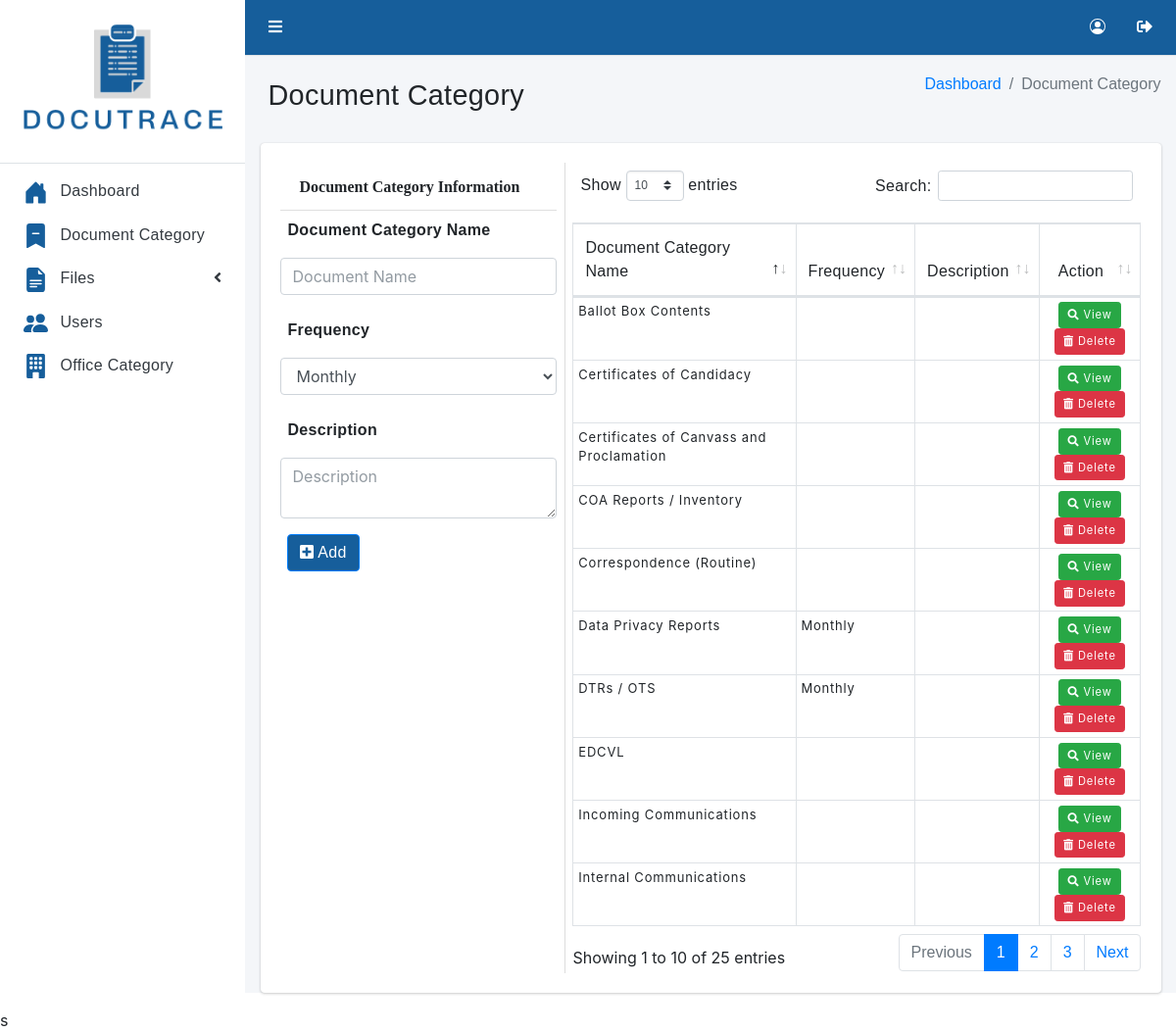
The app's page /admin/category.php (signed in) with its own data.
### tables this page shows
CREATE TABLE DocumentCategory (
  id_num int(50) unsigned ZEROFILL auto_increment,
  DocumentCategoryName varchar(255) NULL,
  Description varchar(255) NULL,
  Frequency enum("Monthly", "Quarterly", "Daily"),
  
  PRIMARY KEY  (id_num)
);

### admin/category.php (the view, shortened to what this page needs)
<?php
   require '../php/centralConnection.php';
   $query ="SELECT * FROM DocumentCategory";
   $result = mysqli_query($connect, $query);
?>
<!DOCTYPE html>
<html lang="en">
<head>
   <link rel="stylesheet" href="../asset/fontawesome/css/all.min.css">
   <link rel="stylesheet" href="../asset/css/adminlte.min.css">
   <link rel="stylesheet" href="../asset/css/style.css">
   <link rel="stylesheet" href="../asset/tables/datatables-bs4/css/dataTables.bootstrap4.min.css">
   <link rel="stylesheet" href="../asset/jquery-confirm.min.css">
</head>
<body class="hold-transition sidebar-mini layout-fixed">
   <div class="wrapper">
      <nav class="main-header navbar navbar-expand navbar-light" style="background-color: rgb(22,94,155)">
         <ul class="navbar-nav">
            <li class="nav-item">
               <a class="nav-link iconsTop" data-widget="pushmenu" href="#" role="button"><i class="fas fa-bars"></i></a>
            </li>
         </ul>
         <ul class="navbar-nav ml-auto">
            <li class="nav-item">
               <a class="nav-link iconsTop" href="#" role="button" style="margin-top: -3%;">
               </a>
            </li>
            <li class="nav-item">
               <a class="nav-link iconsTop" href="../php/logout.php">
                  <i class="fas fa-sign-out-alt"></i>
               </a>
            </li>
         </ul>
      </nav>
      <aside class="main-sidebar sidebar-light-primary">
         <a href="index.php" class="brand-link">
     <img src="../asset/img/DOCUTRACE.png" alt="DOCUTRACE Logo" id="docutraceLogo">
      </a>
      <div class="sidebar">
         <nav class="mt-2">
            <ul class="nav nav-pills nav-sidebar flex-column" data-widget="treeview" role="menu"
               data-accordion="false">
               <li class="nav-item">
                  <a href="index.php" class="nav-link">
                     <p>
                        Dashboard
                     </p>
                  </a>
               </li>
               <li class="nav-item">
                  <a href="category.php" class="nav-link">
                     <svg xmlns="http://www.w3.org/2000/svg" width="25" height="25" fill="rgb(22,94,155)" class="bi bi-bookmark-dash-fill" viewBox="0 0 16 16">
                        <path fill-rule="evenodd" d="M2 15.5V2a2 2 0 0 1 2-2h8a2 2 0 0 1 2 2v13.5a.5.5 0 0 1-.74.439L8 13.069l-5.26 2.87A.5.5 0 0 1 2 15.5zM6 6a.5.5 0 0 0 0 1h4a.5.5 0 0 0 0-1H6z"/>
                      </svg>
                     <p>
                        Document Category
                     </p>
                  </a>
               </li>
               <li class="nav-item">
                     <a href="files.php" class="nav-link">
                        <p>
                           Files
                        </p>
                        <i class="right fas fa-angle-left"></i>
                     </a>
                  </li>
               <li class="nav-item">
                  <a href="users.php" class="nav-link">
                     <p>
                        Users
                     </p>
                  </a>
               </li>
               <li class="nav-item">
                  <a href="settings.php" class="nav-link">
                     <p>
                        Office Category
                     </p>
                  </a>
               </li>
            </ul>
         </nav>
      </div>
   </aside>
      <div class="content-wrapper">
         <div class="content-header">
            <div class="container-fluid">
               <div class="row mb-2">
                  <div class="col-sm-6">
                        <h1 class="m-0">Document Category</h1>
                  </div>
                  <div class="col-sm-6">
                     <ol class="breadcrumb float-sm-right">
                        <li class="breadcrumb-item" style="color: rgb(22,94,155);"><a href="index.php">Dashboard</a></li>
                        <li class="breadcrumb-item active">Document Category</li>
                     </ol>
                  </div>
               </div>
            </div>
         </div>
         <section class="content">
            <div class="container-fluid">
               <div class="card card-info">
                  <form action="../php/addCategory.php" method="post" id="addCategoryForm">
                     <div class="card-body">
                        <div class="row">
                           <div class="col-md-4">
                              <div class="card-header">
                                 <span class="fa"> Document Category Information</span>
                              </div>
                              <div class="row">
                                 <div class="col-md-12">
                                    <div class="form-group">
                                       <label>Document Category Name</label>
                                       <input type="text" class="form-control" name="addDCN" placeholder="Document Name">
                                    </div>
                                 </div>
                                 <div class="col-md-12">
                                    <div class="form-group">
                                       <label>Frequency</label>
                                       <select name="addFrequency" class="form-control" id="addFrequency">
                                          <option value="Monthly" selected>Monthly</option>
                                       </select>
                                    </div>
                                 </div>
                                 <div class="col-md-12">
                                    <div class="form-group">
                                       <label>Description</label>
                                      <textarea class="form-control" name="addDescription" placeholder="Description"></textarea>
                                    </div>
                                 </div>
                              </div>
                              <div class="col-md-12">
                                 <button type="submit" class="btn btn-primary"><i
                        class="fa fa-plus-square"></i> Add</button>
                              </div>
                  </form>
               </div>
               <div class="col-md-8" style="border-left: 1px solid #ddd;">
                  <table id="example1" class="table table-bordered table-hover">
                     <thead>
                        <tr>
                           <th>Document Category Name</th>
                           <th>Frequency</th>
                           <th>Description</th>
                           <th class="text-center">Action</th>
                        </tr>
                     </thead>
                     <tbody>
                           <?php
                              if($result != ''){
                                 while($row = mysqli_fetch_array($result)){
                                    $DocumentCategoryName = $row['DocumentCategoryName'];
                                    $Frequency = $row['Frequency'];
                                    $Description = $row['Description'];
                                    $DocumentCategoryId = $row['id_num'];
                                    echo "
                                    <tr>
                                          <td>$DocumentCategoryName</td>
                                          <td>$Frequency</td>
                                          <td>$Description</td>
                                          <td class='text-center'>
                                             <a class='btn btn-sm btn-success' href='#' data-toggle='modal' data-target='#edit' data-category-id='$DocumentCategoryId' data-category-name='$DocumentCategoryName' data-description='$Description' data-frequency='$Frequency' onclick='populateEditModal(this)'><i class='fa fa-search'></i> View</a>
                                             <a class='btn btn-sm btn-danger' href='#' data-toggle='modal' data-target='#delete' data-category-id='$DocumentCategoryId'>
                                                <i class='fa fa-trash-alt'></i> Delete
                                             </a>
                                          </td>
                                    </tr>";
                                 }
                              }
                          ?>
                        </tbody>
                  </table>
               </div>
            </div>
      </div>
   </div>
   <script src="../asset/tables/datatables-responsive/js/responsive.bootstrap4.min.js"></script>s
</body>
</html>

### asset/css/style.css (style rules this page uses)
h1,h2,h3,h4,h5,h6,p,label,button,th { font-family: 'Trebuchet MS', 'Lucida Sans Unicode', 'Lucida Grande', 'Lucida Sans', Arial, sans-serif !important; padding: 0.5rem 0.5rem; font-weight: 100; letter-spacing: 0.02rem; }
li a { font-family: 'Trebuchet MS', 'Lucida Sans Unicode', 'Lucida Grande', 'Lucida Sans', Arial, sans-serif !important; font-weight: 100; }
li { font-family: 'Trebuchet MS', 'Lucida Sans Unicode', 'Lucida Grande', 'Lucida Sans', Arial, sans-serif !important; font-weight: 100; }
table td { font-size: 13px !important; letter-spacing: 0.0625em; margin:-10px; border-spacing: 1em; }
#docutraceLogo { width: 100%; }

### admin/category.php (style rules this page uses)
table tr td { padding: 0.3rem !important; }
td a.btn { font-size: 0.7rem; }
.btn-primary { background-color: rgb(22,94,155); }
.iconsTop { color: white !important; }

### records on screen
documentcategory: DocumentCategoryName "Internal Communications"
documentcategory: DocumentCategoryName "Incoming Communications"
documentcategory: DocumentCategoryName "EDCVL"
documentcategory: DocumentCategoryName "DTRs / OTS", Frequency "Monthly"
documentcategory: DocumentCategoryName "Data Privacy Reports", Frequency "Monthly"
documentcategory: DocumentCategoryName "Correspondence (Routine)"
documentcategory: DocumentCategoryName "COA Reports / Inventory"
documentcategory: DocumentCategoryName "Certificates of Canvass and Proclamation"
documentcategory: DocumentCategoryName "Certificates of Candidacy"
documentcategory: DocumentCategoryName "Ballot Box Contents"
